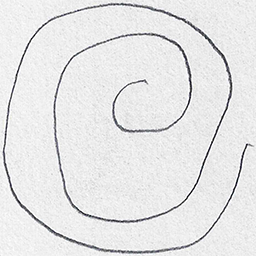
#> input picture DATA COLLECTION/Spiral/testing/healthy/V01HE01.png, 256 x 256 px; its folder holds 3 pictures in this run
$ jupyter execute --allow-errors 'Parkinson_Disease_Prediction (4).ipynb'   (shell and % lines are left out)
#> lines starting #> are read from the running program, lines starting #| are printed output that depends on the picture
[cell 1]
#pip install imutils

[cell 2]
#pip install -U scikit-learn

[cell 3]
#import sys
#!{sys.executable} -m pip install numpy

[cell 4]
#pip install opencv-python

[cell 5]
#pip install pickle5

[cell 6]
#pip install opencv-python-headless

[cell 7]
#pip uninstall -y opencv-contrib-python

[cell 8]
#pip uninstall -y opencv-python

[cell 9]
#pip install opencv-python

[cell 10]
#pip list | grep opencv

# Image Pre-Processing

## Import the necessary Libraries

##### Note: Download scikit-image for skimage

[cell 11]
from sklearn.ensemble import RandomForestClassifier
from sklearn.preprocessing import LabelEncoder
from sklearn.metrics import confusion_matrix
from skimage import feature
from imutils import build_montages
from imutils import paths
import numpy as np
import cv2
import os
import pickle5 as pickle

### Path for train and test data

[cell 12]
import os, types
import pandas as pd
from botocore.client import Config
import ibm_boto3

def __iter__(self): return 0

# @hidden_cell
# The following code accesses a file in your IBM Cloud Object Storage. It includes your credentials.
# You might want to remove those credentials before you share the notebook.
#> (the rest of this cell did not finish here and is left out)

[cell 13]
from io import BytesIO
import zipfile
#> (the rest of this cell did not finish here and is left out)

## Quantifying Images

[cell 14]
filenames=os.listdir('/home/wsuser/work/spiral/testing')

[cell 15]
def quantify_image(image):
    features = feature.hog(image, orientations=9,
                           pixels_per_cell=(10, 10),
                           cells_per_block=(2, 2),
                           transform_sqrt=True,
                           block_norm="L1")
    return features

[cell 16]
trainingpath=r"/home/wsuser/work/spiral/training"
testingpath=r"/home/wsuser/work/spiral/testing"

## Loading Train Data and Test Data

[cell 17]
def load_split(path):
    imagePaths = list(paths.list_images(path))
    data = []
    labels = []

    for imagePath in imagePaths:
        label = imagePath.split(os.path.sep)[-2]

        image = cv2.imread(imagePath)
        image = cv2.cvtColor(image, cv2.COLOR_BGR2GRAY)
        image = cv2.resize(image, (200, 200))

        image=cv2.threshold(image,0,255,cv2.THRESH_BINARY_INV | cv2.THRESH_OTSU)[1]

        features = quantify_image(image)

        data.append(features)
        labels.append(label)

    return (np.array(data), np.array(labels))

### Load the train and test data

[cell 18]
print("[INFO] loading data...")
(X_train, y_train) = load_split(trainingpath)
(X_test, y_test) = load_split(testingpath)
#> call 2 of load_split, with path = '/home/wsuser/work/spiral/testing'
#> in load_split, image is the input picture: shape (256, 256, 3); mean B, G, R 230.1, 229.7, 229.7
#> in load_split (call 2), `image = cv2.resize(image, (200, 200))`:
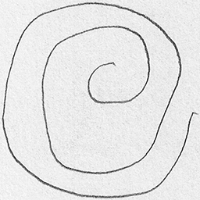
#> image: shape (200, 200); min 24, max 255, mean 229.7
#> in load_split (call 2), `image=cv2.threshold(image,0,255,cv2.THRESH_BINARY_INV | cv2.THRESH_OTS..`:
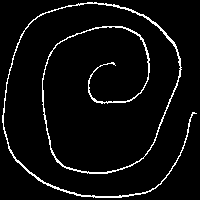
#> image: shape (200, 200); 5% white in thin lines or dots
#> in quantify_image, `features = feature.hog(image, orientations=9, pixels_per_cell=(10, 10)..`: features = 12996 values, max 1 at index 10356, min 0 at index 0, mean 0.0203
#> pass 2 of the loop in load_split, `for imagePath in imagePaths:`:
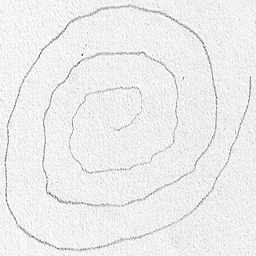
#> input picture DATA COLLECTION/Spiral/testing/healthy/V02HE01.png, 256 x 256 px
#> in load_split, image is the input picture: shape (256, 256, 3); mean B, G, R 236.6, 236.6, 236.6
#> in load_split (call 2), `image = cv2.resize(image, (200, 200))`:
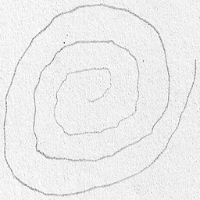
#> image: shape (200, 200); min 82, max 255, mean 236.5
#> in load_split (call 2), `image=cv2.threshold(image,0,255,cv2.THRESH_BINARY_INV | cv2.THRESH_OTS..`:
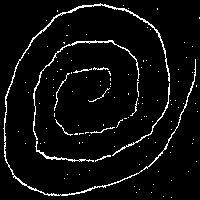
#> image: shape (200, 200); 5.1% white in thin lines or dots
#> in load_split (call 2), `features = quantify_image(image)`: features = 12996 values, max 1 at index 12327, min 0 at index 0, mean 0.0257
#> pass 3 of the loop in load_split, `for imagePath in imagePaths:`:
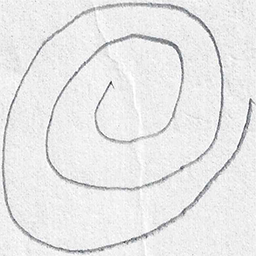
#> input picture DATA COLLECTION/Spiral/testing/healthy/V03HE1.png, 256 x 256 px
#> in load_split, image is the input picture: shape (256, 256, 3); mean B, G, R 232.5, 232.3, 232.3
#> in load_split (call 2), `image = cv2.resize(image, (200, 200))`:
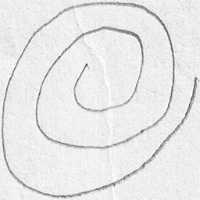
#> image: shape (200, 200); min 61, max 254, mean 232.2
#> in load_split (call 2), `image=cv2.threshold(image,0,255,cv2.THRESH_BINARY_INV | cv2.THRESH_OTS..`:
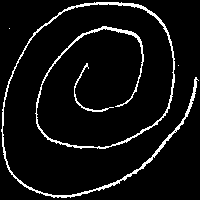
#> image: shape (200, 200); 6.4% white in thin lines or dots
#> in load_split (call 2), `features = quantify_image(image)`: features = 12996 values, max 1 at index 1550, min 0 at index 0, mean 0.0206
#> the loop made 4 passes; the first 3 are shown
#> `output=cv2.resize(output,(128,128))`:
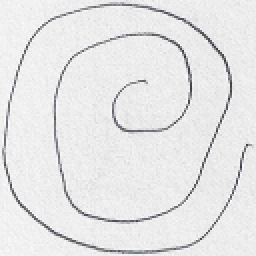
#> output: shape (128, 128, 3) (shown 2 times larger); mean B, G, R 230.2, 229.8, 229.9

## Label Encoding

[cell 19]
le = LabelEncoder()
y_train = le.fit_transform(y_train)
#> (the rest of this cell did not finish here and is left out)

# Model Building

## Training The Model

[cell 20]
print("[INFO] training model")
model = RandomForestClassifier(n_estimators=100)
#> (the rest of this cell did not finish here and is left out)

## Testing The Model

[cell 21]
testingpath=list(paths.list_images(testingpath))
idxs=np.arange(0,len(testingpath))
#> (the rest of this cell did not finish here and is left out)

[cell 22]
label_1=[]
#> (the rest of this cell did not finish here and is left out)

#> `features=quantify_image(image)`: features = 12996 values, max 1 at index 10356, min 0 at index 0, mean 0.0203
    preds=model.predict([features])
    label=le.inverse_transform(preds)[0]
    #the set of output images
    if label=="healthy":
        color=(0,255,0)
    else:
        color=(0,0,255)

    label_1.append(label)
    cv2.putText(output,label,(3,20),cv2.FONT_HERSHEY_SIMPLEX,0.5,color,2)
    images.append(output)

#creating a montage
montage=build_montages(images,(128,128),(5,5))[0]

[cell 23]
print(label_1)

## Model Evaluation

#> (a cell that did not finish here is left out)

## Save The Model

[cell 25]
pickle.dump(model,open('parkinson.pkl','wb'))
#> (this line was passed over: pickle5 is not available in this run)
